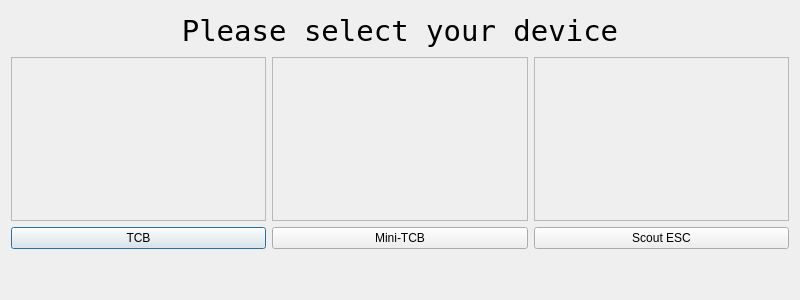
<?xml version="1.0" encoding="UTF-8"?>
<ui version="4.0">
 <class>deviceselect</class>
 <widget class="QDialog" name="deviceselect">
  <property name="geometry">
   <rect>
    <x>0</x>
    <y>0</y>
    <width>800</width>
    <height>300</height>
   </rect>
  </property>
  <property name="sizePolicy">
   <sizepolicy hsizetype="Fixed" vsizetype="Fixed">
    <horstretch>0</horstretch>
    <verstretch>0</verstretch>
   </sizepolicy>
  </property>
  <property name="minimumSize">
   <size>
    <width>800</width>
    <height>300</height>
   </size>
  </property>
  <property name="maximumSize">
   <size>
    <width>800</width>
    <height>300</height>
   </size>
  </property>
  <property name="windowTitle">
   <string>Dialog</string>
  </property>
  <property name="styleSheet">
   <string notr="true">QDialogl {
/*	background: #2E4F5F; */
	background: url(:/images/formbackground.png);
}

</string>
  </property>
  <layout class="QVBoxLayout" name="verticalLayout">
   <item>
    <widget class="QLabel" name="label">
     <property name="sizePolicy">
      <sizepolicy hsizetype="Preferred" vsizetype="Fixed">
       <horstretch>0</horstretch>
       <verstretch>0</verstretch>
      </sizepolicy>
     </property>
     <property name="minimumSize">
      <size>
       <width>0</width>
       <height>40</height>
      </size>
     </property>
     <property name="maximumSize">
      <size>
       <width>16777215</width>
       <height>40</height>
      </size>
     </property>
     <property name="baseSize">
      <size>
       <width>0</width>
       <height>0</height>
      </size>
     </property>
     <property name="font">
      <font>
       <family>Fixedsys</family>
       <pointsize>22</pointsize>
       <weight>50</weight>
       <bold>false</bold>
      </font>
     </property>
     <property name="frameShadow">
      <enum>QFrame::Plain</enum>
     </property>
     <property name="text">
      <string>Please select your device</string>
     </property>
     <property name="textFormat">
      <enum>Qt::RichText</enum>
     </property>
     <property name="alignment">
      <set>Qt::AlignCenter</set>
     </property>
    </widget>
   </item>
   <item>
    <layout class="QHBoxLayout" name="horizontalLayout">
     <item>
      <layout class="QVBoxLayout" name="verticalLayout_3">
       <item>
        <widget class="QFrame" name="frame_2">
         <property name="frameShape">
          <enum>QFrame::StyledPanel</enum>
         </property>
         <property name="frameShadow">
          <enum>QFrame::Raised</enum>
         </property>
        </widget>
       </item>
       <item>
        <widget class="QPushButton" name="cmdTCB">
         <property name="text">
          <string>TCB</string>
         </property>
        </widget>
       </item>
      </layout>
     </item>
     <item>
      <layout class="QVBoxLayout" name="verticalLayout_4">
       <item>
        <widget class="QFrame" name="frame_3">
         <property name="frameShape">
          <enum>QFrame::StyledPanel</enum>
         </property>
         <property name="frameShadow">
          <enum>QFrame::Raised</enum>
         </property>
        </widget>
       </item>
       <item>
        <widget class="QPushButton" name="cmdMiniTCB">
         <property name="text">
          <string>Mini-TCB</string>
         </property>
        </widget>
       </item>
      </layout>
     </item>
     <item>
      <layout class="QVBoxLayout" name="verticalLayout_5">
       <item>
        <widget class="QFrame" name="frame_4">
         <property name="frameShape">
          <enum>QFrame::StyledPanel</enum>
         </property>
         <property name="frameShadow">
          <enum>QFrame::Raised</enum>
         </property>
        </widget>
       </item>
       <item>
        <widget class="QPushButton" name="cmdScoutESC">
         <property name="text">
          <string>Scout ESC</string>
         </property>
        </widget>
       </item>
      </layout>
     </item>
    </layout>
   </item>
   <item>
    <spacer name="verticalSpacer">
     <property name="orientation">
      <enum>Qt::Vertical</enum>
     </property>
     <property name="sizeType">
      <enum>QSizePolicy::Fixed</enum>
     </property>
     <property name="sizeHint" stdset="0">
      <size>
       <width>10</width>
       <height>40</height>
      </size>
     </property>
    </spacer>
   </item>
  </layout>
 </widget>
 <resources/>
 <connections/>
</ui>
